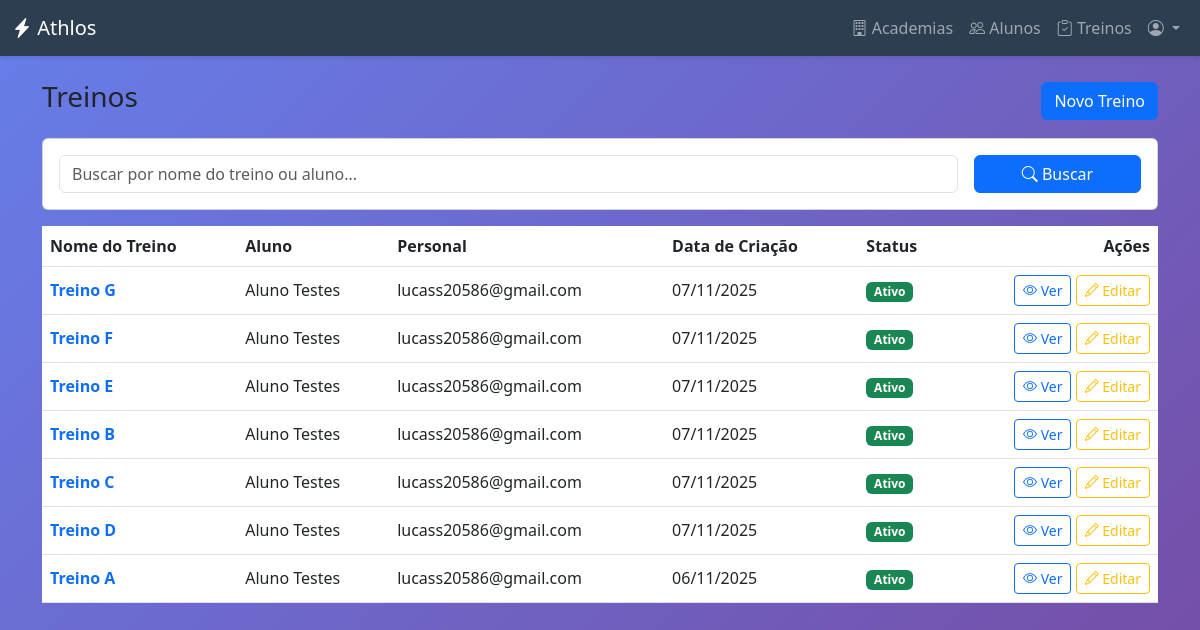
The page /treinos/ (signed in) on the database its author committed.
### treinos/models.py (models this page shows, shortened)
class Treino(models.Model):
    aluno = models.ForeignKey(
        Aluno,
        on_delete=models.CASCADE,
        related_name="treinos"
    )
    personal_criador = models.ForeignKey(
        PersonalTrainer,
        on_delete=models.SET_NULL,
        null=True,
        blank=True,
        related_name="treinos_criados"
    )
    nome_treino = models.CharField(max_length=50, verbose_name="Nome do Treino (Ex: Treino A)")
    data_criacao = models.DateTimeField(auto_now_add=True)
    ativo = models.BooleanField(default=True, verbose_name="É o treino atual?")
    exercicios = models.ManyToManyField(
        Exercicio,
        through='ItemTreino',
        verbose_name="Exercícios"
    )

### academias/models.py (models this page shows, shortened)
class Aluno(models.Model):
    user = models.OneToOneField(
        settings.AUTH_USER_MODEL,
        on_delete=models.CASCADE,
        primary_key=True,
        verbose_name="Usuário",
        limit_choices_to={"user_type": "ALUNO"},
    )
    personal_responsavel = models.ForeignKey(
        PersonalTrainer,
        on_delete=models.SET_NULL,
        null=True,
        blank=True,
        related_name="alunos",
        verbose_name="Personal Trainer Responsável",
    )
    academia = models.ForeignKey(
        Academia,
        on_delete=models.SET_NULL,
        null=True,
        blank=True,
        related_name="alunos",
        verbose_name="Academia",
    )
    data_nascimento = models.DateField(
        null=True, blank=True, verbose_name="Data de Nascimento"
    )
    objetivo = models.CharField(
        max_length=255, blank=True, null=True, verbose_name="Objetivo de Treino"
    )

class PersonalTrainer(models.Model):
    user = models.OneToOneField(
        settings.AUTH_USER_MODEL,
        on_delete=models.CASCADE,
        primary_key=True,
        verbose_name="Usuário",
        limit_choices_to={"user_type": "PERSONAL"},
    )
    cref = models.CharField(max_length=20, unique=True, verbose_name="CREF")
    especialidade = models.CharField(
        max_length=100, blank=True, null=True, verbose_name="Especialidade"
    )

### usuarios/models.py (models this page shows, shortened)
class CustomUser(AbstractUser):
    class TipoUsuario(models.TextChoices):
        ADMIN_SISTEMA = "ADMIN_SISTEMA", "Admin do Sistema"
        ADMIN_ACADEMIA = "ADMIN", "Admin da Academia"
        PERSONAL_TRAINER = "PERSONAL", "Personal Trainer"
        ALUNO = "ALUNO", "Aluno"
    email = models.EmailField(unique=True, verbose_name="Endereço de e-mail")
    user_type = models.CharField(
        max_length=20,
        choices=TipoUsuario.choices,
        default=TipoUsuario.ALUNO,
        verbose_name="Tipo de Usuário",
    )
    academia = models.ForeignKey(
        "academias.Academia",
        on_delete=models.SET_NULL,
        null=True,
        blank=True,
        verbose_name="Academia",
    )
    groups = models.ManyToManyField(
        Group,
        verbose_name="groups",
        blank=True,
        help_text=(
            "The groups this user belongs to. A user will get all permissions "
            "granted to each of their groups."
        ),
        related_name="customuser_groups",
        related_query_name="user",
    )
    user_permissions = models.ManyToManyField(
        Permission,
        verbose_name="user permissions",
        blank=True,
        help_text="Specific permissions for this user.",
        related_name="customuser_permissions",
        related_query_name="user",
    )
    USERNAME_FIELD = "email"
    REQUIRED_FIELDS = ["username", "first_name", "last_name"]

### core/views.py (the view, shortened to what this page needs)
# urls.py: path("treinos/", views.treino_list, name="treino_list"),
@login_required
def treino_list(request):
    user = request.user
    if user.user_type in ["ADMIN", "ADMIN_SISTEMA"]:
        treinos = Treino.objects.all()
    elif user.user_type == "PERSONAL":
        try:
            personal = user.personaltrainer
            treinos = Treino.objects.filter(personal_criador=personal)
        except PersonalTrainer.DoesNotExist:
            treinos = Treino.objects.none()
    elif user.user_type == "ALUNO":
        try:
            aluno = user.aluno
            treinos = Treino.objects.filter(aluno=aluno)
        except Aluno.DoesNotExist:
            treinos = Treino.objects.none()
    else:
        treinos = Treino.objects.none()
    busca = request.GET.get("busca", "").strip()
    treinos = treinos.select_related("aluno__user", "personal_criador__user").order_by(
        "-data_criacao"
    )
    return render(request, "core/treinos/treino_list.html", {"treinos": treinos})

### core/templates/core/treinos/treino_list.html (shortened to what this page needs)
{% extends 'core/base.html' %}
{% block content %}
<div class="container py-4">
    <div class="d-flex justify-content-between align-items-center mb-3">
        <h3>Treinos</h3>
        <a href="{% url 'treino_create' %}" class="btn btn-primary">Novo Treino</a>
    </div>
    <div class="card card-body mb-3">
        <form method="get" class="row g-3">
            <div class="col-md-10">
                <input type="text" name="busca" class="form-control" placeholder="Buscar por nome do treino ou aluno..."
                    value="{{ request.GET.busca }}">
            </div>
            <div class="col-md-2">
                <button type="submit" class="btn btn-primary w-100">
                    <i class="bi bi-search"></i> Buscar
                </button>
            </div>
        </form>
    </div>
    {% if treinos %}
    <div class="table-responsive">
        <table class="table table-hover align-middle">
            <thead>
                <tr>
                    <th>Nome do Treino</th>
                    <th>Aluno</th>
                    <th>Personal</th>
                    <th>Data de Criação</th>
                    <th>Status</th>
                    <th class="text-end">Ações</th>
                </tr>
            </thead>
            <tbody>
                {% for t in treinos %}
                <tr>
                    <td>
                        <a href="{% url 'treino_detail' t.pk %}" class="text-decoration-none">
                            <strong>{{ t.nome_treino }}</strong>
                        </a>
                    </td>
                    <td>{{ t.aluno.user.get_full_name|default:t.aluno.user.email }}</td>
                    <td>
                        {% if t.personal_criador %}
                        {{ t.personal_criador.user.get_full_name|default:t.personal_criador.user.email }}
                        {% else %}
                        <span class="text-muted">—</span>
                        {% endif %}
                    </td>
                    <td>{{ t.data_criacao|date:"d/m/Y" }}</td>
                    <td>
                        {% if t.ativo %}
                        <span class="badge bg-success">Ativo</span>
                        {% else %}
                        <span class="badge bg-secondary">Inativo</span>
                        {% endif %}
                    </td>
                    <td class="text-end">
                        <a href="{% url 'treino_detail' t.pk %}" class="btn btn-sm btn-outline-primary">
                            <i class="bi bi-eye"></i> Ver
                        </a>
                        <a href="{% url 'treino_edit' t.pk %}" class="btn btn-sm btn-outline-warning">
                            <i class="bi bi-pencil"></i> Editar
                        </a>
                    </td>
                </tr>
                {% endfor %}
            </tbody>
        </table>
    </div>
    {% endif %}
</div>
{% endblock %}

### core/templates/core/base.html (style rules this page uses)
:root { --primary-color: #2c3e50; --secondary-color: #3498db; --success-color: #27ae60; --danger-color: #e74c3c; }
body { min-height: 100vh; background: linear-gradient(135deg, #667eea 0%, #764ba2 100%); }

### rows shown on the page
Treino: nome_treino "Treino G", aluno.user.get_full_name "Aluno Testes", personal_criador.user.get_full_name "lucass20586@gmail.com", data_criacao "07/11/2025", ativo "Ativo"
Treino: nome_treino "Treino F", aluno.user.get_full_name "Aluno Testes", personal_criador.user.get_full_name "lucass20586@gmail.com", data_criacao "07/11/2025", ativo "Ativo"
Treino: nome_treino "Treino E", aluno.user.get_full_name "Aluno Testes", personal_criador.user.get_full_name "lucass20586@gmail.com", data_criacao "07/11/2025", ativo "Ativo"
Treino: nome_treino "Treino B", aluno.user.get_full_name "Aluno Testes", personal_criador.user.get_full_name "lucass20586@gmail.com", data_criacao "07/11/2025", ativo "Ativo"
Treino: nome_treino "Treino C", aluno.user.get_full_name "Aluno Testes", personal_criador.user.get_full_name "lucass20586@gmail.com", data_criacao "07/11/2025", ativo "Ativo"
Treino: nome_treino "Treino D", aluno.user.get_full_name "Aluno Testes", personal_criador.user.get_full_name "lucass20586@gmail.com", data_criacao "07/11/2025", ativo "Ativo"
Treino: nome_treino "Treino A", aluno.user.get_full_name "Aluno Testes", personal_criador.user.get_full_name "lucass20586@gmail.com", data_criacao "06/11/2025", ativo "Ativo"
